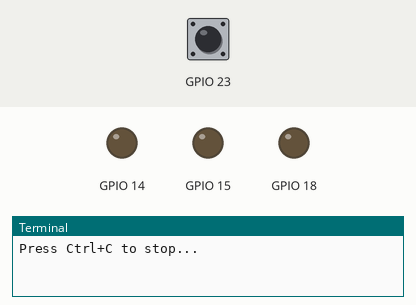
This program was run on a simulated Raspberry Pi (BCM pin numbers). Parts: output pins drawn as LEDs (lit = HIGH), the last lines printed to the terminal. Dashed ring = blinking. The test bench sets the inputs (shaded band); at power-on: GPIO 23 HIGH.

Above: at 1.2 s.
1.3 s: GPIO 23 pulled LOW for 0.15 s
At 1.45 s:
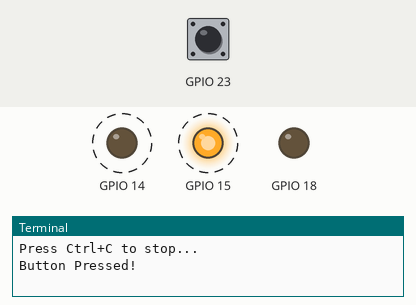
4.3 s: GPIO 23 pulled LOW for 3.2 s
At 4.55 s:
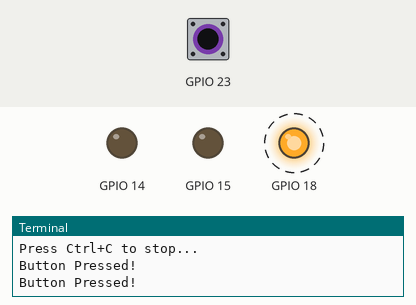
At 4.95 s:
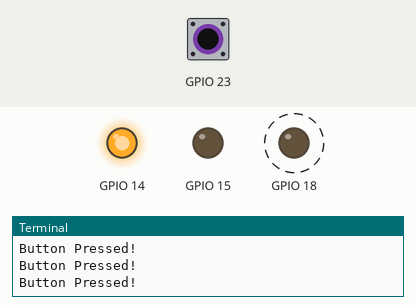
Timing chart, 0 to 9.3 s (numbered marks = the images above; inputs shaded):
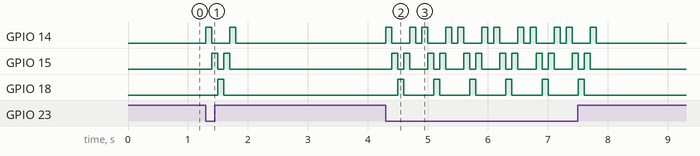

Measured:
- after the input at 1.3 s, GPIO 14: alternates HIGH for 0.10 s and LOW for 0.30 s, 4 changes in all, then stays LOW, starting at once; GPIO 15: alternates HIGH for 0.10 s and LOW for 0.10 s, 4 changes in all, then stays LOW, starting after 0.10 s; GPIO 18: LOW → HIGH after 0.20 s, → LOW 0.10 s later
- after the input at 4.3 s, GPIO 14: LOW → HIGH at once, then repeats every 0.60 s: LOW 0.30 s, HIGH 0.10 s, LOW 0.10 s, HIGH 0.10 s, until it stays LOW from 7.8 s; GPIO 15: LOW → HIGH after 0.10 s, then repeats every 0.60 s: LOW 0.10 s, HIGH 0.10 s, LOW 0.30 s, HIGH 0.10 s, until it stays LOW from 7.7 s

The program:

blinkbutton.py
```python
import RPi.GPIO as GPIO
import time


print("Press Ctrl+C to stop...");
try:
	# Set up the GPIO channels - 3 outputs, one input
	GPIO.setmode(GPIO.BCM)
	GPIO.setup(14, GPIO.OUT)
	GPIO.setup(15, GPIO.OUT)
	GPIO.setup(18, GPIO.OUT)
	GPIO.setup(23, GPIO.IN, pull_up_down = GPIO.PUD_UP)

	t = 0.1
	while True:
		#do nothing while the button is not pushed.
		#ie, this will loop forever until GPIO.input(23) becomes 0
		while (GPIO.input(23) == 1):
			pass
		print ("Button Pressed!");
		GPIO.output(14,True)
		GPIO.output(15,False)
		GPIO.output(18,False)
		time.sleep(t)
		GPIO.output(14,False)
		GPIO.output(15,True)
		GPIO.output(18,False)
		time.sleep(t)
		GPIO.output(14,False)
		GPIO.output(15,False)
		GPIO.output(18,True)
		time.sleep(t)
		GPIO.output(14,False)
		GPIO.output(15,True)
		GPIO.output(18,False)
		time.sleep(t)
		GPIO.output(14,True)
		GPIO.output(15,False)
		GPIO.output(18,False)
		time.sleep(t)
		GPIO.output(14,False)
		GPIO.output(15,False)
		GPIO.output(18,False)
		time.sleep(t)

except KeyboardInterrupt:
	GPIO.cleanup()
```
